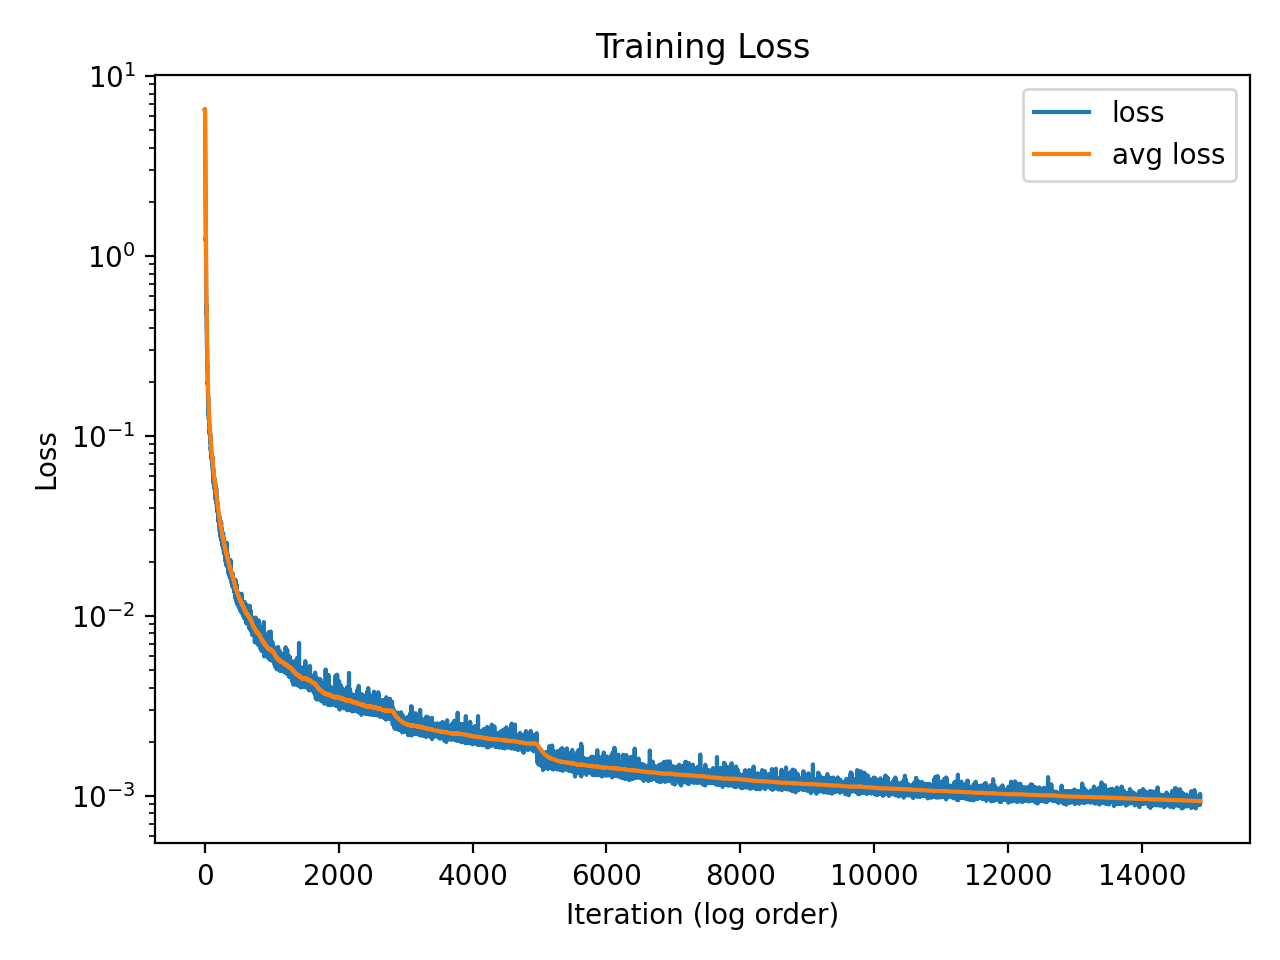

Recreate this plot in Python.
#!/usr/bin/env python3
import argparse
import re
from pathlib import Path
import matplotlib.pyplot as plt

PATTERN = re.compile(
    r"Epoch:\s*(\d+),\s*step:\s*(\d+),\s*loss:\s*([+-]?\d+(?:\.\d+)?(?:[eE][+-]?\d+)?),\s*avg loss:\s*([+-]?\d+(?:\.\d+)?(?:[eE][+-]?\d+)?)"
)

def parse_log(path):
    iters, epochs, steps, losses, avg_losses = [], [], [], [], []
    i = 0
    with open(path, "r", encoding="utf-8") as f:
        for line in f:
            m = PATTERN.search(line)
            if not m:
                continue
            epoch, step, loss, avg_loss = m.groups()
            epochs.append(int(epoch))
            steps.append(int(step))
            losses.append(float(loss))
            avg_losses.append(float(avg_loss))
            iters.append(i)
            i += 1
    if not losses:
        raise ValueError("No matching lines found. Check the log format or regex.")
    return iters, epochs, steps, losses, avg_losses

def main():
    ap = argparse.ArgumentParser(description="Plot loss and avg loss from training log.")
    ap.add_argument("logfile", type=Path, help="Path to the training .txt log")
    ap.add_argument("-o", "--out", type=Path, default=None, help="Output image file (e.g., plot.png). If omitted, shows the plot.")
    args = ap.parse_args()

    iters, epochs, steps, losses, avg_losses = parse_log(args.logfile)

    plt.figure()
    plt.semilogy(iters, losses, label="loss")
    plt.semilogy(iters, avg_losses, label="avg loss")
    plt.xlabel("Iteration (log order)")
    plt.ylabel("Loss")
    plt.title("Training Loss")
    plt.legend()
    plt.tight_layout()

    if args.out:
        plt.savefig(args.out, dpi=200)
        print(f"Saved plot to {args.out}")
    else:
        plt.show()

if __name__ == "__main__":
    main()
